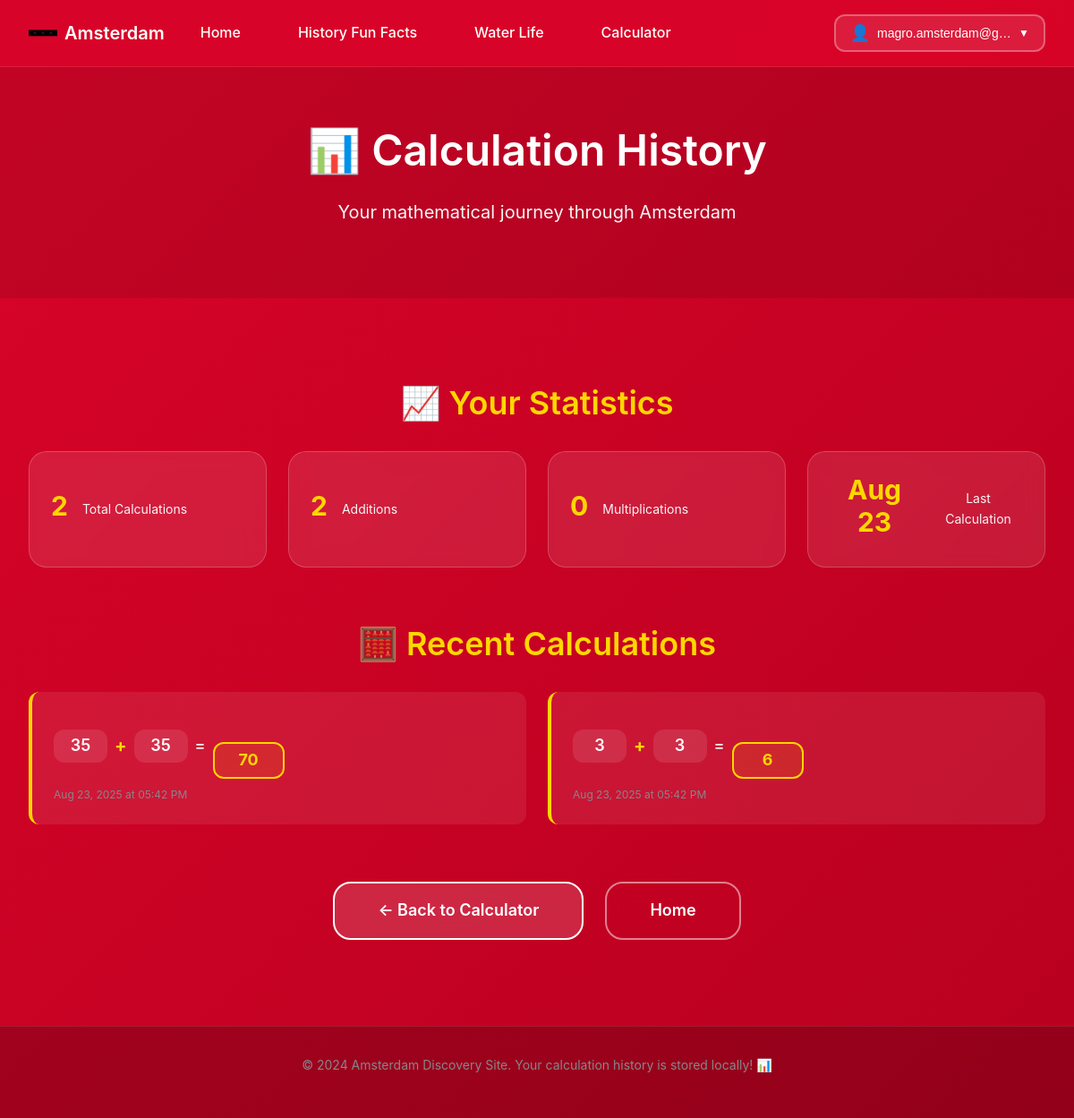
Page /calculation-history (signed in) on the committed database.
### models.py (models this page shows, shortened)
class User(UserMixin, db.Model):
    __tablename__ = 'users'
    id = db.Column(db.String(36), primary_key=True, default=lambda: str(uuid.uuid4()))
    email = db.Column(db.String(120), unique=True, nullable=False, index=True)
    password_hash = db.Column(db.String(255), nullable=False)
    is_admin = db.Column(db.Boolean, default=False, nullable=False)  # NEW: Admin role
    created_at = db.Column(db.DateTime, default=datetime.utcnow)
    calculations = db.relationship('Calculation', backref='user', lazy=True, cascade='all, delete-orphan')
    chat_messages = db.relationship('ChatMessage', backref='user', lazy=True, cascade='all, delete-orphan')
    def is_administrator(self):
        return self.is_admin

class Calculation(db.Model):
    __tablename__ = 'calculations'
    id = db.Column(db.Integer, primary_key=True)
    user_id = db.Column(db.String(36), db.ForeignKey('users.id'), nullable=False)
    number1 = db.Column(db.Float, nullable=False)
    number2 = db.Column(db.Float, nullable=False)
    operation = db.Column(db.String(20), nullable=False)  # 'add', 'subtract', etc.
    result = db.Column(db.Float, nullable=False)
    calculated_at = db.Column(db.DateTime, default=datetime.utcnow)

### app.py (the view)
@app.route("/calculation-history")
@login_required  # Must be logged in to see history
def calculation_history():
    try:
        calculations = Calculation.query.filter_by(user_id=current_user.id).order_by(Calculation.calculated_at.desc()).all()
        return render_template("calculation_history.html", calculations=calculations)
    except Exception as e:
        print(f"❌ Error loading calculation history: {e}")
        return render_template("calculation_history.html", calculations=[], error="Could not load calculation history")

### app.py (called while the page is built)
@login_manager.user_loader
def load_user(user_id):
    return User.query.get(user_id)

### templates/calculation_history.html (shortened to what this page needs)
<!DOCTYPE html>
<html lang="en">
<head>
    <link rel="stylesheet" href="{{ url_for('static', filename='styles/main.css') }}">
</head>
<body>
    <header class="header">
        <nav class="nav">
            <div class="nav-container">
                <a href="{{ url_for('home') }}" class="nav-logo">
                    <img src="{{ url_for('static', filename='assets/amsterdam-flag.svg') }}" alt="Amsterdam flag" class="flag-icon">
                    <span class="nav-title">Amsterdam</span>
                </a>
                <ul class="nav-links">
                    <li><a href="{{ url_for('home') }}" class="nav-link">Home</a></li>
                    <li><a href="{{ url_for('history') }}" class="nav-link">History Fun Facts</a></li>
                    <li><a href="{{ url_for('water') }}" class="nav-link">Water Life</a></li>
                    <li><a href="{{ url_for('calculator') }}" class="nav-link">Calculator</a></li>
                </ul>
                {% include 'user_menu.html' %}
            </div>
        </nav>
    </header>
    <main class="main">
        <section class="page-hero">
            <div class="page-container">
                <h1 class="page-title">📊 Calculation History</h1>
                <p class="page-subtitle">Your mathematical journey through Amsterdam</p>
            </div>
        </section>
        <section class="content">
            <div class="content-container">
                {% if error %}
                    <div class="calc-result error">
                        <h3>❌ Error: {{ error }}</h3>
                        <p><a href="{{ url_for('calculator') }}">← Back to Calculator</a></p>
                    </div>
                {% elif calculations %}
                    <div class="calculation-stats">
                        <h2>📈 Your Statistics</h2>
                        <div class="stats-grid">
                            <div class="stat-card">
                                <h3>{{ calculations|length }}</h3>
                                <p>Total Calculations</p>
                            </div>
                            <div class="stat-card">
                                <h3>{{ calculations|selectattr('operation', 'equalto', 'add')|list|length }}</h3>
                                <p>Additions</p>
                            </div>
                            <div class="stat-card">
                                <h3>{{ calculations|selectattr('operation', 'equalto', 'multiply')|list|length }}</h3>
                                <p>Multiplications</p>
                            </div>
                            <div class="stat-card">
                                <h3>{{ calculations[0].calculated_at.strftime('%b %d') if calculations else 'Never' }}</h3>
                                <p>Last Calculation</p>
                            </div>
                        </div>
                    </div>
                    <div class="calculation-list">
                        <h2>🧮 Recent Calculations</h2>
                        <div class="calculations-grid">
                            {% for calc in calculations %}
                                <div class="calculation-card">
                                    <div class="calc-expression">
                                        <span class="calc-number">{{ calc.number1|round(2) if calc.number1 != calc.number1|int else calc.number1|int }}</span>
                                        <span class="calc-operator">
                                            {% if calc.operation == 'add' %}+
                                            {% elif calc.operation == 'subtract' %}−
                                            {% elif calc.operation == 'multiply' %}×
                                            {% elif calc.operation == 'divide' %}÷
                                            {% endif %}
                                        </span>
                                        <span class="calc-number">{{ calc.number2|round(2) if calc.number2 != calc.number2|int else calc.number2|int }}</span>
                                        <span class="calc-equals">=</span>
                                        <span class="calc-result">{{ calc.result|round(2) if calc.result != calc.result|int else calc.result|int }}</span>
                                    </div>
                                    <div class="calc-meta">
                                        <span class="calc-time">{{ calc.calculated_at.strftime('%b %d, %Y at %I:%M %p') }}</span>
                                    </div>
                                </div>
                            {% endfor %}
                        </div>
                    </div>
                {% else %}
                    <div class="empty-state">
                        <h2>🧮 No Calculations Yet</h2>
                        <p>You haven't performed any calculations yet. Start calculating to see your history here!</p>
                        <a href="{{ url_for('calculator') }}" class="cta-button">Try the Calculator</a>
                    </div>
                {% endif %}
                <div class="history-actions">
                    <a href="{{ url_for('calculator') }}" class="cta-button">← Back to Calculator</a>
                    <a href="{{ url_for('home') }}" class="cta-button secondary">Home</a>
                </div>
            </div>
        </section>
    </main>
    <footer class="footer">
        <div class="footer-container">
            <p class="footer-text">&copy; 2024 Amsterdam Discovery Site. Your calculation history is stored locally! 📊</p>
        </div>
    </footer>
</body>
</html>

### templates/user_menu.html (shortened to what this page needs)
<div class="user-menu">
    {% if current_user.is_authenticated %}
        <div class="user-dropdown">
            <button class="user-button" onclick="toggleDropdown()">
                <span class="user-icon">👤</span>
                <span class="user-email">{{ current_user.email }}</span>
                <span class="dropdown-arrow">▼</span>
            </button>
        </div>
    {% else %}
        <div class="auth-buttons">
            <a href="{{ url_for('login') }}" class="auth-btn login-btn">Login</a>
            <a href="{{ url_for('register') }}" class="auth-btn signup-btn">Sign Up</a>
        </div>
    {% endif %}
</div>

### rows in the picture
User: email "magro.amsterdam@g…"
Calculation: calculated_at "Aug 23", number1 "35", number2 "35", result "70", calculated_at "Aug 23, 2025 at 05:42 PM"
Calculation: number1 "3", number2 "3", result "6", calculated_at "Aug 23, 2025 at 05:42 PM"

### other values in the picture
{{ calculations|length }} "2"
{{ calculations|selectattr('operation', 'equalto', 'add')|list|length }} "2"
